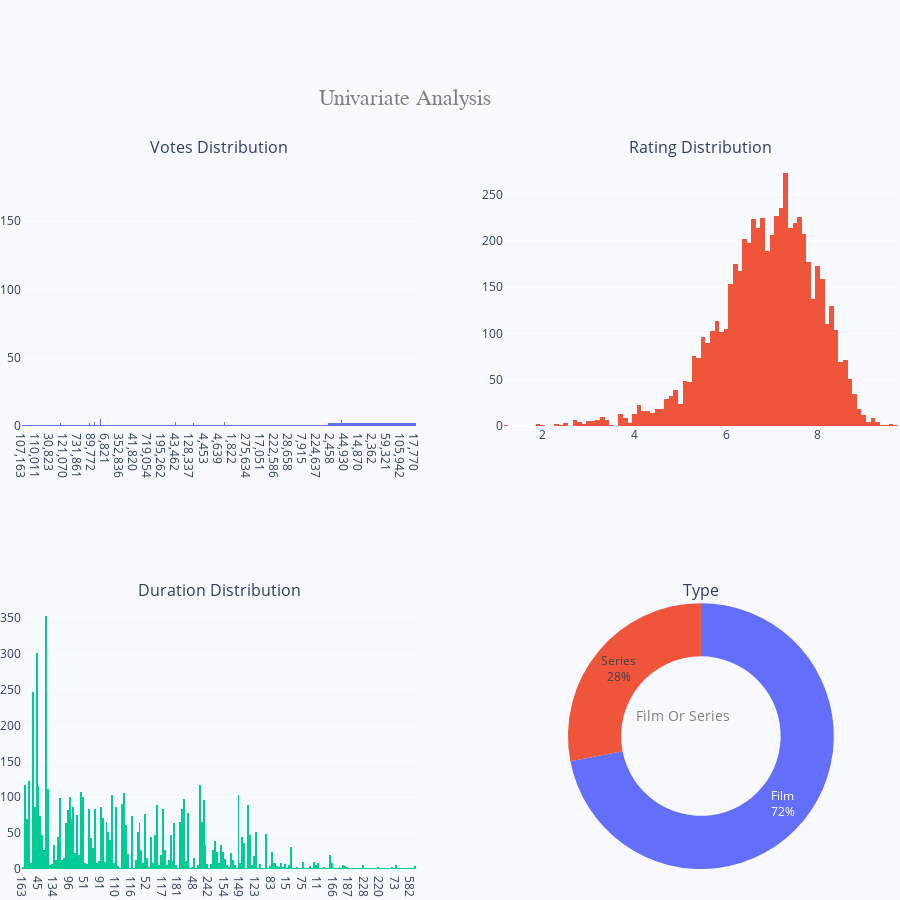

The notebook cell saved with this chart:
### Code cell
fig = make_subplots(rows=2,cols=2,specs=[[{'type':'bar'},{'type':'bar'}],
                                         [{'type':'bar'},{'type':'pie'}]],
                   column_widths=[0.45,0.45],row_heights=[0.40,0.40],
                   subplot_titles=['Votes Distribution','Rating Distribution','Duration Distribution','Type'])

fig.add_traces(go.Histogram(x = data['Votes']),1,1)

fig.add_traces(go.Histogram(x = data['Rate']),1,2)

fig.add_traces(go.Histogram(x = data['Duration']),2,1)

fig.add_traces(go.Pie(labels = data['Type'].value_counts().index,
                      values = data['Type'].value_counts(),
                      hole=.6,
                     textinfo='label+percent'),2,2)

fig.add_annotation(showarrow=False,text='Film Or Series', x=0.81,y=0.2, xref="paper", yref="paper",font=dict(color='grey',size=14))

fig.update_layout(height=900)

fig.update_layout(margin={'b':0,'l':0,'r':0,'t':160},
                  paper_bgcolor='rgb(248,248,255)',
                  plot_bgcolor = 'rgb(248,248,255)',
                  title={'font':{
                             'family':'monospace',
                             'size':22,
                             'color': 'grey'
                         },'text':'Univariate Analysis',
                        'x':0.45,'y':0.9},
                 showlegend=False)

fig.show()

### Figure 1 — Plotly figure (JSON) as saved in the notebook; plotly's stock layout.template omitted (floating-point values rounded to 4 significant figures; data arrays with more than 128 entries replaced by an {"elided": "..."} marker saying what was removed)
{"data": [{"type": "histogram", "x": {"elided": "6178 str values"}, "xaxis": "x", "yaxis": "y"}, {"type": "histogram", "x": {"elided": "6178 float values"}, "xaxis": "x2", "yaxis": "y2"}, {"type": "histogram", "x": {"elided": "6178 str values"}, "xaxis": "x3", "yaxis": "y3"}, {"domain": {"x": [0.55, 1], "y": [0, 0.375]}, "hole": 0.6, "labels": ["Film", "Series"], "textinfo": "label+percent", "type": "pie", "values": [4446, 1732]}], "layout": {"annotations": [{"font": {"size": 16}, "showarrow": false, "text": "Votes Distribution", "x": 0.225, "xanchor": "center", "xref": "paper", "y": 1, "yanchor": "bottom", "yref": "paper"}, {"font": {"size": 16}, "showarrow": false, "text": "Rating Distribution", "x": 0.775, "xanchor": "center", "xref": "paper", "y": 1, "yanchor": "bottom", "yref": "paper"}, {"font": {"size": 16}, "showarrow": false, "text": "Duration Distribution", "x": 0.225, "xanchor": "center", "xref": "paper", "y": 0.375, "yanchor": "bottom", "yref": "paper"}, {"font": {"size": 16}, "showarrow": false, "text": "Type", "x": 0.775, "xanchor": "center", "xref": "paper", "y": 0.375, "yanchor": "bottom", "yref": "paper"}, {"font": {"color": "grey", "size": 14}, "showarrow": false, "text": "Film Or Series", "x": 0.81, "xref": "paper", "y": 0.2, "yref": "paper"}], "height": 900, "margin": {"b": 0, "l": 0, "r": 0, "t": 160}, "paper_bgcolor": "rgb(248,248,255)", "plot_bgcolor": "rgb(248,248,255)", "showlegend": false, "title": {"font": {"color": "grey", "family": "monospace", "size": 22}, "text": "Univariate Analysis", "x": 0.45, "y": 0.9}, "xaxis": {"anchor": "y", "domain": [0, 0.45]}, "xaxis2": {"anchor": "y2", "domain": [0.55, 1]}, "xaxis3": {"anchor": "y3", "domain": [0, 0.45]}, "yaxis": {"anchor": "x", "domain": [0.625, 1]}, "yaxis2": {"anchor": "x2", "domain": [0.625, 1]}, "yaxis3": {"anchor": "x3", "domain": [0, 0.375]}}}
